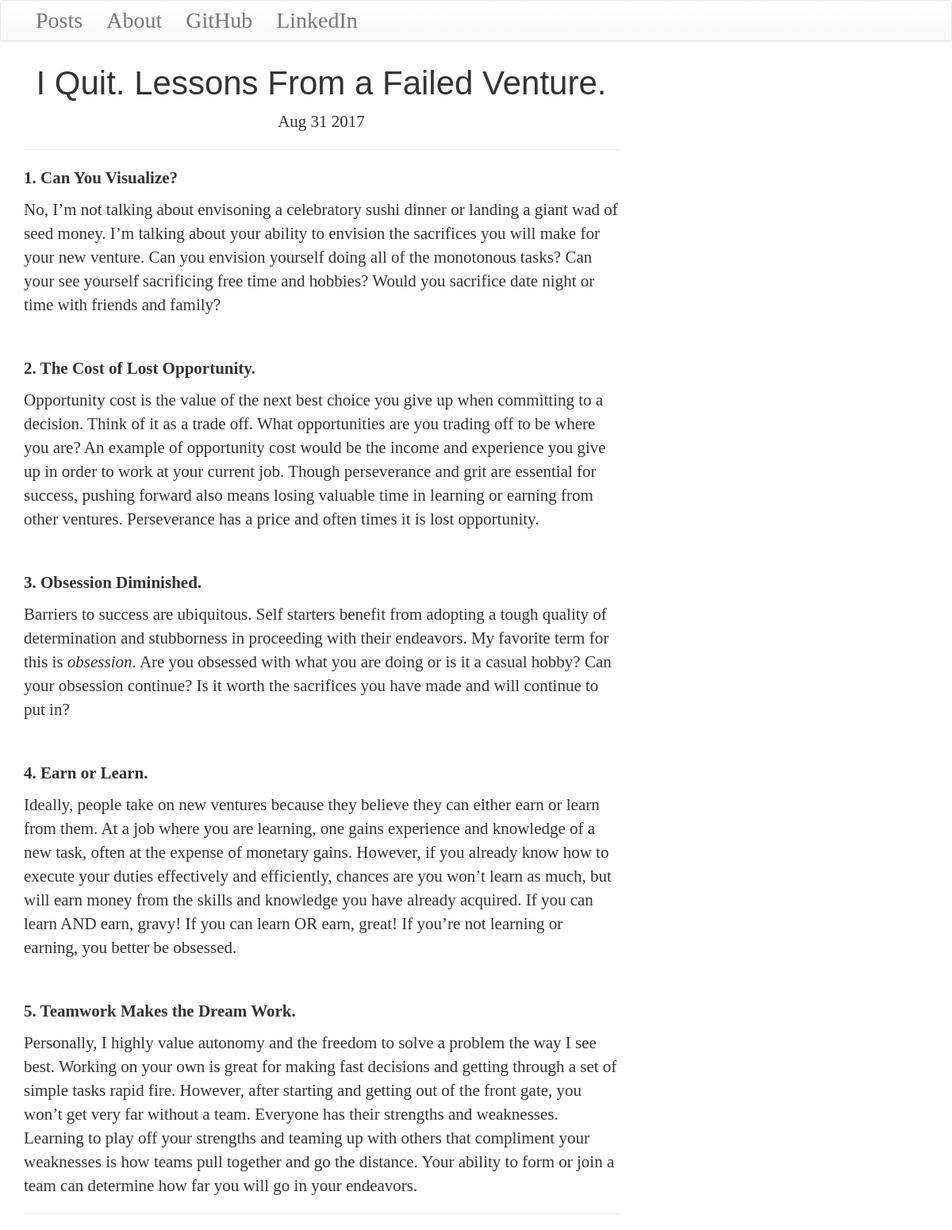
/post/1, run on the app's committed database.
### blog/models.py (models this page shows, shortened)
class Post(models.Model):
    author = models.ForeignKey('auth.User')
    title = models.CharField(max_length = 200)
    text = models.TextField()
    created_date = models.DateTimeField(default = timezone.now)
    published_date = models.DateTimeField(blank = True, null = True)

### blog/views.py (the view)
# urls.py: url(r'^post/(?P<pk>\d+)$',views.PostDetailView.as_view(),name='post_detail'),
class PostDetailView(generic.DetailView):
    model = Post

### blog/templates/blog/post_detail.html (shortened to what this page needs)
{% extends 'blog/base.html' %}
{% block content %}
<h1 class='posttitle'>{{ post.title }}</h1>
{% if post.published_date %}
<div class="date postdate">
  <p>{{ post.published_date|date:'M d Y'}}</p>
</div>
{% else %}
<p><a class='btn btn-default' href="{% url 'post_publish' pk=post.pk %}">Publish</a></p>
{% endif %}
<hr>
<p class='postcontent'>{{ post.text|safe|linebreaksbr }}</p>
<hr>
</div>
{% endblock %}

### blog/static/css/blog.css (style rules this page uses)
.postdate { text-align: center; }
p { font-family: 'georgia'; font-size: 1.5em; }
.posttitle { font-family: 'georgia', sans-serif; font-size: 3em; text-align: center; }
.postcontent { font-family: 'georgia'; font-size: 1.5em; }

### data on the page
Post: title "I Quit. Lessons From a Failed Venture.", published_date "Aug 31 2017", text "1. Can You Visualize? No, I’m not talking about envisoning a celebratory sushi dinner or landing a giant wad of seed money. I’m talking about your ability to envision the sacrifices you will make for your new venture. Can you envision yourself doing all of the monotonous tasks? Can your see yourself sacrificing free time and hobbies? Would you sacrifice date night or time with friends and family? 2. The Cost of Lost Opportunity. Opportunity cost is the value of the next best choice you give up when committing to a decision. Think of it as a trade off. What opportunities are you trading off to be where you are? An example of opportunity cost would be the income and experience you give up in…"
